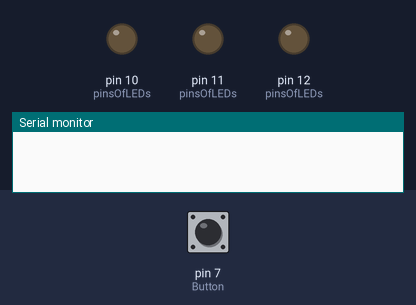
A sketch run on a simulated Arduino Uno, built with avr-gcc and run on an emulated ATmega328P. Parts: output pins drawn as LEDs (lit = HIGH), the last lines printed to the serial monitor. Dashed ring = blinking. The inputs (shaded band) are chosen by the test bench; at power-on: pin 7 (Button) HIGH.

Above: at 1.2 s.
1.3 s: pin 7 (Button) pulled LOW for 3.2 s
At 4.8 s:
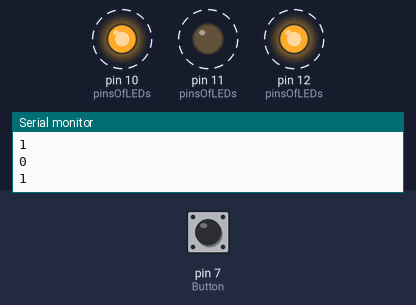
6.0 s: pin 7 (Button) pulled LOW for 1 s
At 8.0 s:
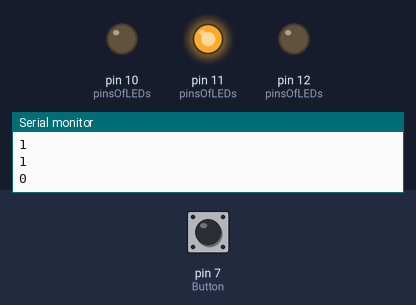
8.5 s: pin 7 (Button) pulled LOW for 0.15 s
At 9.3 s:
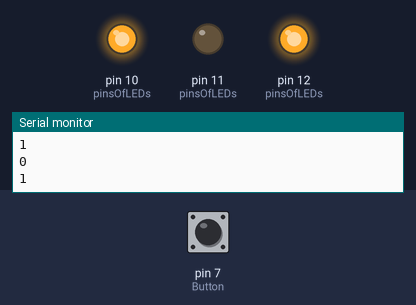
Timing chart, 0 to 11.5 s (numbered marks = the images above; inputs shaded):
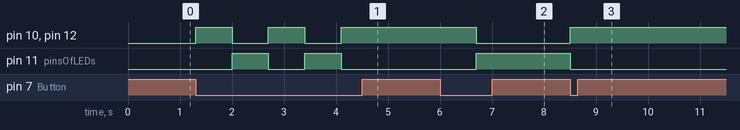

The sketch:

Three_Blinking_LEDs_with_Functions.ino
```cpp
#define RED_LED 10
#define YELLOW_LED 11
#define GREEN_LED 12
#define Button 7
#define NumberLEDs 3

byte pinsOfLEDs[NumberLEDs]={RED_LED,YELLOW_LED,GREEN_LED};
void setupMode(void){
  for(int i=0;i<NumberLEDs;i++)
      pinMode(pinsOfLEDs[i],OUTPUT);
  }

void allOFF(void){
  for(int i=0;i<NumberLEDs;i++)
    digitalWrite(pinsOfLEDs[i],LOW);
    }
void setLEDs(bool mode){
  if (mode){
  	digitalWrite(pinsOfLEDs[0],HIGH);
  	digitalWrite(pinsOfLEDs[1],LOW);
  	digitalWrite(pinsOfLEDs[2],HIGH);
    	}
  else{
    digitalWrite(pinsOfLEDs[0],LOW);
  	digitalWrite(pinsOfLEDs[1],HIGH);
  	digitalWrite(pinsOfLEDs[2],LOW);
      }
}

void setup()
{
  pinMode(Button,INPUT);
  setupMode();
  allOFF();

  Serial.begin(9600);
}


void loop()
{
  bool mode =true;
  while(digitalRead(Button)==LOW){
    Serial.println(mode);
    setLEDs(mode);
    delay(700);
    mode = !mode;

  }

}
```

Measured:
- after the input at 1.3 s, pin 10 (pinsOfLEDs), pin 12 (pinsOfLEDs): alternates HIGH for 0.70 s and LOW for 0.70 s, 5 changes in all, then stays HIGH, starting at once; pin 11 (pinsOfLEDs): alternates HIGH for 0.70 s and LOW for 0.70 s, 4 changes in all, then stays LOW, starting after 0.70 s
- after the input at 6.0 s, pin 10 (pinsOfLEDs), pin 12 (pinsOfLEDs): HIGH → LOW after 0.70 s; pin 11 (pinsOfLEDs): LOW → HIGH after 0.70 s
- after the input at 8.5 s, pin 10 (pinsOfLEDs), pin 12 (pinsOfLEDs): LOW → HIGH at once; pin 11 (pinsOfLEDs): HIGH → LOW at once
